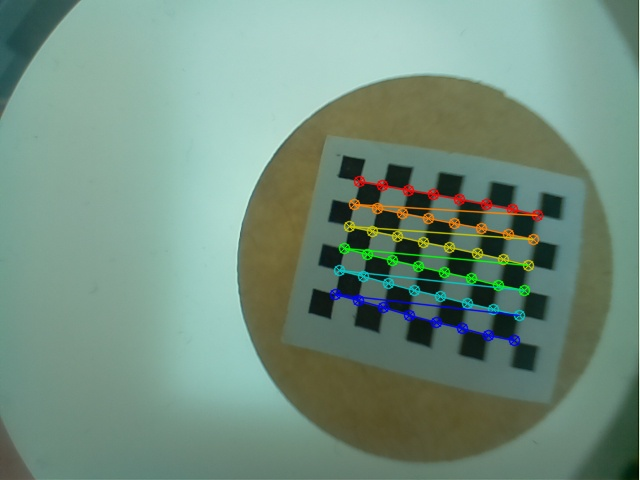
#> input picture conimg1.jpg, 640 x 480 px; its folder holds only this picture in this run
$ python -i marker_dectection.py   (imports and definitions only)   (older library calls are emulated)
#> lines starting #> are read from the running program, lines starting #| are printed output that depends on the picture; after the words box and inside, x2 and y2 are one past the last pixel; in counts of white or black regions, pixels touching at a corner belong together
import cv2
import numpy as np
import setting

def init(frame):
    RESCALE = setting.RESCALE
    return cv2.resize(frame, (0, 0), fx=1.0/RESCALE, fy=1.0/RESCALE)

def make_kernel(n, type):
    if type is 'circle':
        kernal = cv2.getStructuringElement(cv2.MORPH_ELLIPSE, (n, n))
    else:
        kernal = cv2.getStructuringElement(cv2.MORPH_RECT, (n, n))
    return kernal

def defect_mask(img, pad):
    y_d = np.shape(img)[0]
    x_d = np.shape(img)[1]
    mask = np.ones((y_d, x_d)) #320, 427
    mask[:pad, :] = 0
    mask[-pad:, :] = 0
    mask[:, :pad] = 0
    mask[:, -pad:] = 0
    return mask

def mask_marker(raw_image):
    m, n = raw_image.shape[1], raw_image.shape[0]
    kernel = make_kernel(5,'circle')
    dmask = defect_mask(raw_image, 5)
    raw_image = cv2.pyrDown(raw_image).astype(np.float32)
    blur = cv2.GaussianBlur(raw_image, (25, 25), 0)
    blur2 = cv2.GaussianBlur(raw_image, (5, 5), 0)
    diff = blur - blur2
    diff *= 16.0
    diff[diff < 0.] = 0.
    diff[diff > 255.] = 255.


    diff = cv2.GaussianBlur(diff, (5, 5), 0)
    mask_b = diff[:, :, 0] > 150    #150
    mask_g = diff[:, :, 1] > 150    #150
    mask_r = diff[:, :, 2] > 150    #150
    mask = (mask_b * mask_g + mask_b * mask_r + mask_g * mask_r) > 0
    mask = cv2.resize(mask.astype(np.uint8), (m, n))
    mask = cv2.dilate(mask, kernel, iterations=1) * dmask
    # cv2.imshow('mask', mask.astype(np.uint8) * 255)
    # mask = cv2.erode(mask, self.kernal4, iterations=1)
    return (mask) * 255
# [104 lines left out: functions find_marker, marker_center, draw_flow, warp_perspective, init_HSR, not called in this run]

>>> import cv2
>>> picture = cv2.imread('conimg1.jpg')
#> picture is the input picture: shape (480, 640, 3); mean B, G, R 126.8, 143.3, 115.2
>>> result = mask_marker(picture)
#> in mask_marker, `dmask = defect_mask(raw_image, 5)`:
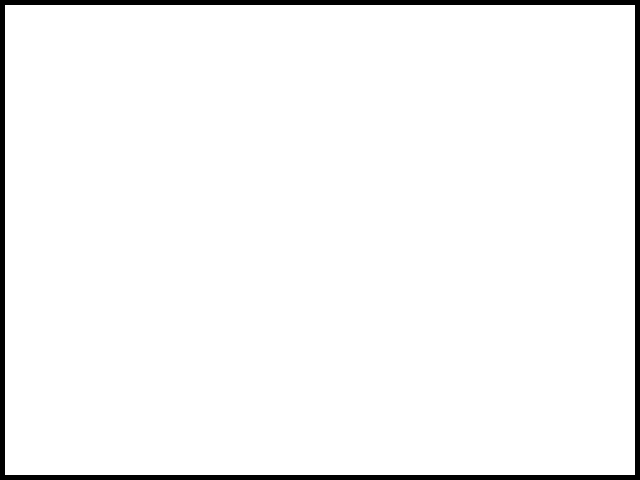
#> dmask: shape (480, 640) float64; values 0 (black) and 1 (white), 96.4% white; 1 black region, box (x1, y1, x2, y2) and area: (0, 0, 640, 480) 11100
#> in mask_marker, `blur = cv2.GaussianBlur(raw_image, (25, 25), 0)`:
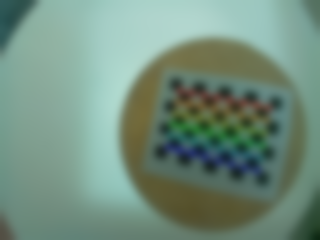
#> blur: shape (240, 320, 3) float32; mean B, G, R 126.8, 143.3, 115.2
#> in mask_marker, `diff = blur - blur2`:
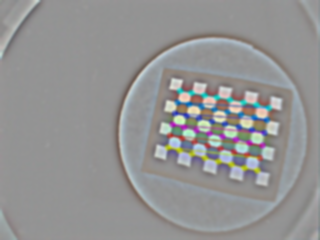
#> diff: shape (240, 320, 3) float32; mean B, G, R 0, 0, 0; drawn with min black and max white
#> in mask_marker, `diff[diff > 255.] = 255.`:
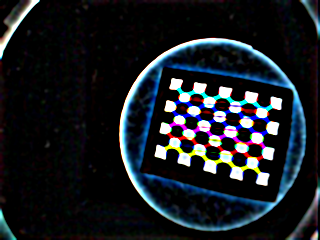
#> diff: shape (240, 320, 3) float32; mean B, G, R 35.4, 30.2, 25.4
#> in mask_marker, `diff = cv2.GaussianBlur(diff, (5, 5), 0)`:
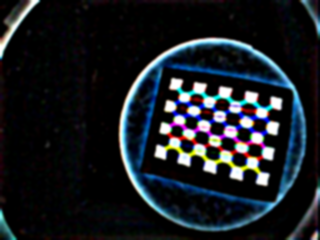
#> diff: shape (240, 320, 3) float32; mean B, G, R 35.4, 30.2, 25.4
#> in mask_marker, `mask_b = diff[:, :, 0] > 150`: mask_b: shape (240, 320) bool; 9.8% white; 42 white regions (15 under 20 px), largest, box (x1, y1, x2, y2) and area: (160, 79, 282, 160) 3052, (120, 38, 305, 219) 2142, (0, 0, 39, 59) 309
#> in mask_marker, `mask_g = diff[:, :, 1] > 150`: mask_g: shape (240, 320) bool; 8.1% white; 30 white regions (7 under 20 px), largest, box (x1, y1, x2, y2) and area: (119, 38, 302, 218) 1692, (155, 138, 269, 185) 1297, (170, 78, 282, 118) 1184
#> in mask_marker, `mask_r = diff[:, :, 2] > 150`:
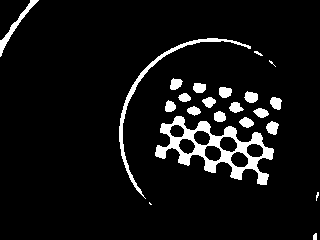
#> mask_r: shape (240, 320) bool; 6.9% white; 22 white regions (3 under 20 px), largest, box (x1, y1, x2, y2) and area: (155, 116, 274, 185) 2520, (119, 38, 251, 199) 906, (0, 0, 39, 57) 316
#> in mask_marker, `mask = (mask_b * mask_g + mask_b * mask_r + mask_g * mask_r) > 0`: mask: shape (240, 320) bool; 8.2% white; 24 white regions (7 under 20 px), largest, box (x1, y1, x2, y2) and area: (119, 38, 302, 218) 1687, (155, 138, 269, 185) 1265, (170, 78, 282, 118) 1178
#> in mask_marker, `mask = cv2.resize(mask.astype(np.uint8), (m, n))`: mask: shape (480, 640); values 0 (black) and 1 (white), 8.2% white; 24 white regions (3 under 20 px), largest, box (x1, y1, x2, y2) and area: (238, 76, 604, 436) 6748, (310, 276, 538, 370) 5060, (340, 156, 564, 236) 4712
#> in mask_marker, `mask = cv2.dilate(mask, kernel, iterations=1) * dmask`:
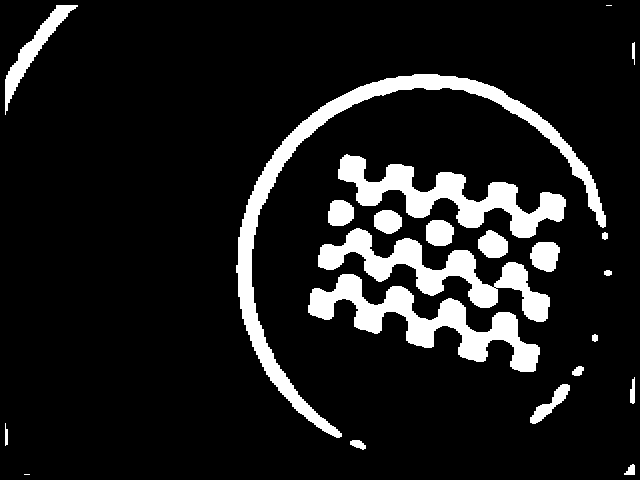
#> mask: shape (480, 640) float64; values 0 (black) and 1 (white), 11.4% white; 22 white regions (2 under 20 px), largest, box (x1, y1, x2, y2) and area: (236, 74, 606, 438) 9996, (308, 274, 540, 372) 6798, (338, 154, 566, 238) 6350
